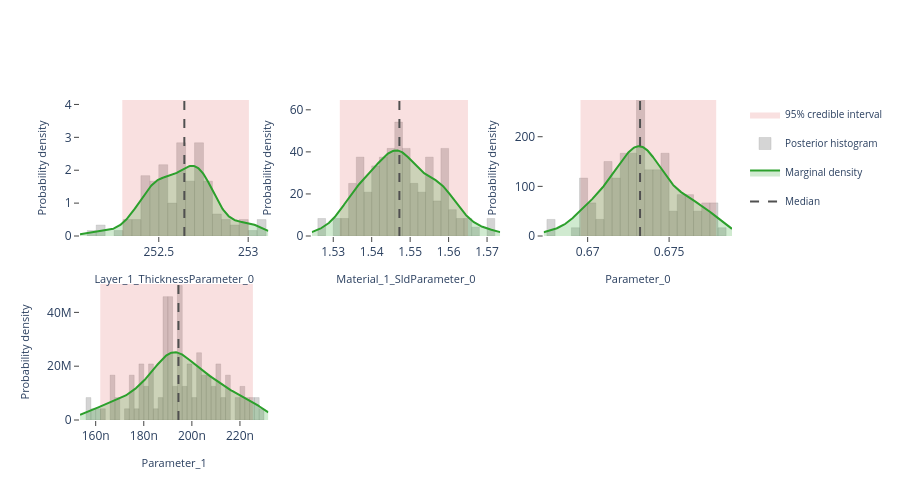

Notebook source saved alongside this figure:
### Markdown cell above
## Interactive posterior plots

The next three cells render the same Plotly figures that are shown on the
Bayesian Posterior tab of the EasyReflectometryApp:

* **Marginals** — per-parameter distribution: histogram + smooth KDE marginal,
  shaded 95% credible interval, and median / best-sample lines
  (`plot_distribution` or `posterior.distribution()`)
* **Corner plot** — pairwise marginals + 2-D contours + scatter (`plot_corner`)
* **Traces** — per-chain trace + marginal histogram (`plot_trace`)

The standalone helpers are called with ``return_figure=True`` so they return a
Plotly ``Figure`` that we render in the notebook with ``fig.show()``; the
``PosteriorResults`` methods return the figure directly.

### Code cell
# ---- Marginal posterior distributions ---------------------------------------
# One panel per free parameter, each overlaying the posterior histogram, a
# smooth Gaussian-KDE marginal, the shaded 95% credible interval, and the
# median / best-sample reference lines.  Mirrors the "Marginals" sub-tab in
# the EasyReflectometryApp.

# The PosteriorResults method passes ``logp`` through automatically so the
# best posterior sample (MAP) line is drawn:
fig = posterior.distribution()
fig.show()

# Standalone equivalent (pass ``logp`` to get the best-sample line):
# fig = plot_distribution(
#     posterior.draws,
#     posterior.param_names,
#     logp=posterior.logp,
#     return_figure=True,
# )
# fig.show()

### Figure 1 — Plotly figure (JSON) as saved in the notebook; plotly's stock layout.template omitted (floating-point values rounded to 4 significant figures; data arrays with more than 128 entries replaced by an {"elided": "..."} marker saying what was removed)
{"data": [{"fill": "toself", "fillcolor": "rgba(214, 39, 40, 0.14)", "hoverinfo": "skip", "legendgroup": "95% credible interval", "line": {"color": "rgba(214, 39, 40, 0.14)", "width": 0}, "mode": "lines", "name": "95% credible interval", "showlegend": true, "type": "scatter", "x": [252.3, 253.0, 253.0, 252.3, 252.3], "xaxis": "x", "y": [0.0, 0.0, 4.135, 4.135, 0.0], "yaxis": "y"}, {"histnorm": "probability density", "hovertemplate": "sample=%{x:.4f}<br>density: %{y:.2f}<extra></extra>", "legendgroup": "histogram", "marker": {"color": "rgba(120, 120, 120, 0.38)", "line": {"color": "rgba(120, 120, 120, 0.24)", "width": 1}}, "name": "Posterior histogram", "nbinsx": 40, "opacity": 0.82, "showlegend": true, "type": "histogram", "x": [252.9, 252.6, 252.5, 252.7, 252.7, 252.7, 252.7, 252.4, 252.7, 252.7, 252.5, 252.3, 252.2, 252.7, 252.5, 252.9, 252.6, 253.0, 252.8, 252.7, 252.6, 252.7, 252.3, 252.5, 252.6, 252.4, 252.6, 252.7, 252.7, 252.7, 252.7, 252.5, 252.7, 252.4, 252.5, 252.5, 252.7, 252.5, 252.8, 253.1, 252.7, 252.6, 252.5, 252.9, 252.6, 252.6, 252.8, 252.4, 252.5, 252.7, 252.5, 252.4, 252.8, 252.5, 252.5, 252.8, 252.4, 252.5, 252.6, 252.9, 252.4, 252.4, 252.5, 252.7, 253.0, 252.4, 252.8, 252.6, 252.7, 252.6, 252.4, 252.4, 252.6, 252.4, 252.6, 252.7, 252.5, 252.6, 252.6, 252.5, 252.6, 252.4, 252.5, 252.6, 252.7, 252.6, 252.8, 252.6, 252.5, 253.0, 252.9, 253.1, 252.7, 252.8, 252.2, 252.8, 252.3, 252.7, 252.5, 252.7, 252.5, 252.1, 252.7, 252.8, 253.1, 252.5, 252.6, 252.6, 252.8, 252.8, 252.7, 252.8, 252.7, 252.6, 252.5, 252.4, 252.3, 252.6, 253.0, 252.8], "xaxis": "x", "yaxis": "y"}, {"fill": "tozeroy", "fillcolor": "rgba(44, 160, 44, 0.22)", "hovertemplate": "Layer_1_ThicknessParameter_0: %{x:.4f}<br>density: %{y:.4f}<extra></extra>", "legendgroup": "marginal", "line": {"color": "rgb(44, 160, 44)", "width": 2}, "mode": "lines", "name": "Marginal density", "showlegend": true, "type": "scatter", "x": {"elided": "256 float values"}, "xaxis": "x", "y": {"elided": "256 float values"}, "yaxis": "y"}, {"hovertemplate": "Median: %{x:.4f}<extra></extra>", "legendgroup": "Median", "line": {"color": "rgb(80, 80, 80)", "dash": "dash", "width": 2}, "mode": "lines", "name": "Median", "showlegend": true, "type": "scatter", "x": [252.6, 252.6], "xaxis": "x", "y": [0.0, 4.135], "yaxis": "y"}, {"fill": "toself", "fillcolor": "rgba(214, 39, 40, 0.14)", "hoverinfo": "skip", "legendgroup": "95% credible interval", "line": {"color": "rgba(214, 39, 40, 0.14)", "width": 0}, "mode": "lines", "name": "95% credible interval", "showlegend": false, "type": "scatter", "x": [1.532, 1.565, 1.565, 1.532, 1.532], "xaxis": "x2", "y": [0.0, 0.0, 64.67, 64.67, 0.0], "yaxis": "y2"}, {"histnorm": "probability density", "hovertemplate": "sample=%{x:.4f}<br>density: %{y:.2f}<extra></extra>", "legendgroup": "histogram", "marker": {"color": "rgba(120, 120, 120, 0.38)", "line": {"color": "rgba(120, 120, 120, 0.24)", "width": 1}}, "name": "Posterior histogram", "nbinsx": 40, "opacity": 0.82, "showlegend": false, "type": "histogram", "x": [1.548, 1.553, 1.558, 1.531, 1.542, 1.535, 1.54, 1.533, 1.545, 1.565, 1.554, 1.546, 1.535, 1.557, 1.551, 1.555, 1.551, 1.551, 1.54, 1.541, 1.559, 1.539, 1.545, 1.545, 1.545, 1.538, 1.546, 1.558, 1.54, 1.537, 1.562, 1.546, 1.555, 1.561, 1.546, 1.535, 1.56, 1.547, 1.555, 1.549, 1.546, 1.553, 1.558, 1.542, 1.528, 1.54, 1.542, 1.538, 1.549, 1.557, 1.558, 1.571, 1.559, 1.543, 1.538, 1.545, 1.55, 1.536, 1.547, 1.551, 1.527, 1.532, 1.536, 1.564, 1.563, 1.548, 1.536, 1.544, 1.54, 1.544, 1.552, 1.539, 1.547, 1.547, 1.547, 1.542, 1.571, 1.55, 1.559, 1.567, 1.547, 1.555, 1.548, 1.565, 1.551, 1.558, 1.55, 1.542, 1.549, 1.542, 1.537, 1.56, 1.545, 1.54, 1.533, 1.559, 1.534, 1.547, 1.559, 1.549, 1.535, 1.547, 1.536, 1.559, 1.543, 1.553, 1.556, 1.543, 1.555, 1.548, 1.544, 1.542, 1.555, 1.549, 1.534, 1.545, 1.552, 1.549, 1.553, 1.556], "xaxis": "x2", "yaxis": "y2"}, {"fill": "tozeroy", "fillcolor": "rgba(44, 160, 44, 0.22)", "hovertemplate": "Material_1_SldParameter_0: %{x:.4f}<br>density: %{y:.4f}<extra></extra>", "legendgroup": "marginal", "line": {"color": "rgb(44, 160, 44)", "width": 2}, "mode": "lines", "name": "Marginal density", "showlegend": false, "type": "scatter", "x": {"elided": "256 float values"}, "xaxis": "x2", "y": {"elided": "256 float values"}, "yaxis": "y2"}, {"hovertemplate": "Median: %{x:.4f}<extra></extra>", "legendgroup": "Median", "line": {"color": "rgb(80, 80, 80)", "dash": "dash", "width": 2}, "mode": "lines", "name": "Median", "showlegend": false, "type": "scatter", "x": [1.547, 1.547], "xaxis": "x2", "y": [0.0, 64.67], "yaxis": "y2"}, {"fill": "toself", "fillcolor": "rgba(214, 39, 40, 0.14)", "hoverinfo": "skip", "legendgroup": "95% credible interval", "line": {"color": "rgba(214, 39, 40, 0.14)", "width": 0}, "mode": "lines", "name": "95% credible interval", "showlegend": false, "type": "scatter", "x": [0.6696, 0.6779, 0.6779, 0.6696, 0.6696], "xaxis": "x3", "y": [0.0, 0.0, 274.0, 274.0, 0.0], "yaxis": "y3"}, {"histnorm": "probability density", "hovertemplate": "sample=%{x:.4f}<br>density: %{y:.2f}<extra></extra>", "legendgroup": "histogram", "marker": {"color": "rgba(120, 120, 120, 0.38)", "line": {"color": "rgba(120, 120, 120, 0.24)", "width": 1}}, "name": "Posterior histogram", "nbinsx": 40, "opacity": 0.82, "showlegend": false, "type": "histogram", "x": [0.6725, 0.6733, 0.6728, 0.6697, 0.6717, 0.673, 0.6768, 0.6712, 0.6756, 0.6754, 0.6748, 0.6738, 0.6696, 0.6742, 0.6738, 0.6741, 0.6779, 0.6715, 0.6734, 0.674, 0.6738, 0.671, 0.6766, 0.6732, 0.6747, 0.6717, 0.6724, 0.6748, 0.6696, 0.6729, 0.6724, 0.6771, 0.6758, 0.6753, 0.6744, 0.6703, 0.6745, 0.673, 0.6758, 0.6713, 0.6696, 0.6733, 0.6728, 0.6699, 0.6678, 0.6724, 0.6718, 0.6735, 0.6722, 0.6745, 0.6761, 0.6744, 0.6722, 0.6734, 0.6761, 0.6716, 0.6766, 0.6738, 0.6725, 0.6774, 0.6703, 0.669, 0.6755, 0.678, 0.6776, 0.6715, 0.6707, 0.6746, 0.6696, 0.6734, 0.6762, 0.6722, 0.6719, 0.6716, 0.6727, 0.6707, 0.6779, 0.6731, 0.6721, 0.6744, 0.6712, 0.6735, 0.6734, 0.6759, 0.6737, 0.6747, 0.677, 0.6731, 0.6722, 0.6732, 0.6704, 0.6746, 0.6729, 0.6729, 0.6749, 0.6727, 0.6711, 0.6732, 0.6759, 0.6773, 0.6679, 0.673, 0.6714, 0.6728, 0.6705, 0.6762, 0.6783, 0.6714, 0.6749, 0.6747, 0.6732, 0.6699, 0.6729, 0.6764, 0.6722, 0.6714, 0.6738, 0.6737, 0.6741, 0.6736], "xaxis": "x3", "yaxis": "y3"}, {"fill": "tozeroy", "fillcolor": "rgba(44, 160, 44, 0.22)", "hovertemplate": "Parameter_0: %{x:.4f}<br>density: %{y:.4f}<extra></extra>", "legendgroup": "marginal", "line": {"color": "rgb(44, 160, 44)", "width": 2}, "mode": "lines", "name": "Marginal density", "showlegend": false, "type": "scatter", "x": {"elided": "256 float values"}, "xaxis": "x3", "y": {"elided": "256 float values"}, "yaxis": "y3"}, {"hovertemplate": "Median: %{x:.4f}<extra></extra>", "legendgroup": "Median", "line": {"color": "rgb(80, 80, 80)", "dash": "dash", "width": 2}, "mode": "lines", "name": "Median", "showlegend": false, "type": "scatter", "x": [0.6732, 0.6732], "xaxis": "x3", "y": [0.0, 274.0], "yaxis": "y3"}, {"fill": "toself", "fillcolor": "rgba(214, 39, 40, 0.14)", "hoverinfo": "skip", "legendgroup": "95% credible interval", "line": {"color": "rgba(214, 39, 40, 0.14)", "width": 0}, "mode": "lines", "name": "95% credible interval", "showlegend": false, "type": "scatter", "x": [1.619e-07, 2.254e-07, 2.254e-07, 1.619e-07, 1.619e-07], "xaxis": "x4", "y": [0.0, 0.0, 50550000.0, 50550000.0, 0.0], "yaxis": "y4"}, {"histnorm": "probability density", "hovertemplate": "sample=%{x:.4f}<br>density: %{y:.2f}<extra></extra>", "legendgroup": "histogram", "marker": {"color": "rgba(120, 120, 120, 0.38)", "line": {"color": "rgba(120, 120, 120, 0.24)", "width": 1}}, "name": "Posterior histogram", "nbinsx": 40, "opacity": 0.82, "showlegend": false, "type": "histogram", "x": [1.994e-07, 2.104e-07, 1.917e-07, 2.021e-07, 1.665e-07, 2.046e-07, 1.638e-07, 1.793e-07, 1.757e-07, 1.886e-07, 2.086e-07, 2.093e-07, 1.832e-07, 1.905e-07, 2.088e-07, 2.232e-07, 2.246e-07, 2.076e-07, 1.57e-07, 2.192e-07, 2.064e-07, 1.9e-07, 2.016e-07, 1.795e-07, 2.203e-07, 2.032e-07, 1.752e-07, 2.057e-07, 1.893e-07, 1.899e-07, 1.842e-07, 1.813e-07, 1.95e-07, 2.232e-07, 2.254e-07, 1.951e-07, 2.261e-07, 1.747e-07, 1.96e-07, 1.945e-07, 2.071e-07, 2.104e-07, 1.917e-07, 2.148e-07, 1.957e-07, 2.016e-07, 1.679e-07, 1.771e-07, 1.905e-07, 1.572e-07, 2.021e-07, 1.952e-07, 1.745e-07, 1.997e-07, 1.894e-07, 2.212e-07, 2.154e-07, 1.832e-07, 2.198e-07, 1.662e-07, 1.919e-07, 1.928e-07, 1.826e-07, 1.917e-07, 2.06e-07, 1.943e-07, 1.949e-07, 1.805e-07, 1.893e-07, 2.16e-07, 1.868e-07, 1.698e-07, 1.947e-07, 2.134e-07, 1.881e-07, 1.824e-07, 2.269e-07, 1.721e-07, 2.109e-07, 2.035e-07, 2.026e-07, 2.071e-07, 1.881e-07, 1.998e-07, 1.783e-07, 1.999e-07, 1.809e-07, 1.687e-07, 1.905e-07, 1.665e-07, 1.882e-07, 1.795e-07, 2.13e-07, 2.217e-07, 1.928e-07, 2.03e-07, 2.154e-07, 1.892e-07, 1.915e-07, 1.958e-07, 1.879e-07, 1.916e-07, 1.942e-07, 1.788e-07, 2.057e-07, 1.952e-07, 2.103e-07, 1.929e-07, 1.595e-07, 1.988e-07, 1.887e-07, 1.976e-07, 1.885e-07, 2.118e-07, 1.909e-07, 2.283e-07, 1.832e-07, 1.969e-07, 1.977e-07, 1.62e-07], "xaxis": "x4", "yaxis": "y4"}, {"fill": "tozeroy", "fillcolor": "rgba(44, 160, 44, 0.22)", "hovertemplate": "Parameter_1: %{x:.4f}<br>density: %{y:.4f}<extra></extra>", "legendgroup": "marginal", "line": {"color": "rgb(44, 160, 44)", "width": 2}, "mode": "lines", "name": "Marginal density", "showlegend": false, "type": "scatter", "x": {"elided": "256 float values"}, "xaxis": "x4", "y": {"elided": "256 float values"}, "yaxis": "y4"}, {"hovertemplate": "Median: %{x:.4f}<extra></extra>", "legendgroup": "Median", "line": {"color": "rgb(80, 80, 80)", "dash": "dash", "width": 2}, "mode": "lines", "name": "Median", "showlegend": false, "type": "scatter", "x": [1.944e-07, 1.944e-07], "xaxis": "x4", "y": [0.0, 50550000.0], "yaxis": "y4"}], "layout": {"barmode": "overlay", "height": 500, "legend": {"font": {"size": 10}}, "plot_bgcolor": "white", "showlegend": true, "xaxis": {"anchor": "y", "domain": [0.0, 0.2889], "range": [252.1, 253.1], "showgrid": false, "ticks": "outside", "title": {"font": {"size": 11}, "text": "Layer_1_ThicknessParameter_0"}, "zeroline": false}, "xaxis2": {"anchor": "y2", "domain": [0.3556, 0.6444], "range": [1.524, 1.573], "showgrid": false, "ticks": "outside", "title": {"font": {"size": 11}, "text": "Material_1_SldParameter_0"}, "zeroline": false}, "xaxis3": {"anchor": "y3", "domain": [0.7111, 1.0], "range": [0.6673, 0.6789], "showgrid": false, "ticks": "outside", "title": {"font": {"size": 11}, "text": "Parameter_0"}, "zeroline": false}, "xaxis4": {"anchor": "y4", "domain": [0.0, 0.2889], "range": [1.535e-07, 2.318e-07], "showgrid": false, "ticks": "outside", "title": {"font": {"size": 11}, "text": "Parameter_1"}, "zeroline": false}, "xaxis5": {"anchor": "y5", "domain": [0.3556, 0.6444], "showgrid": false, "ticks": "outside", "zeroline": false}, "xaxis6": {"anchor": "y6", "domain": [0.7111, 1.0], "showgrid": false, "ticks": "outside", "zeroline": false}, "yaxis": {"anchor": "x", "domain": [0.575, 1.0], "range": [0.0, 4.135], "showgrid": false, "ticks": "outside", "title": {"font": {"size": 11}, "text": "Probability density"}, "zeroline": false}, "yaxis2": {"anchor": "x2", "domain": [0.575, 1.0], "range": [0.0, 64.67], "showgrid": false, "ticks": "outside", "title": {"font": {"size": 11}, "text": "Probability density"}, "zeroline": false}, "yaxis3": {"anchor": "x3", "domain": [0.575, 1.0], "range": [0.0, 274.0], "showgrid": false, "ticks": "outside", "title": {"font": {"size": 11}, "text": "Probability density"}, "zeroline": false}, "yaxis4": {"anchor": "x4", "domain": [0.0, 0.425], "range": [0.0, 50550000.0], "showgrid": false, "ticks": "outside", "title": {"font": {"size": 11}, "text": "Probability density"}, "zeroline": false}, "yaxis5": {"anchor": "x5", "domain": [0.0, 0.425], "showgrid": false, "ticks": "outside", "zeroline": false}, "yaxis6": {"anchor": "x6", "domain": [0.0, 0.425], "showgrid": false, "ticks": "outside", "zeroline": false}}}
